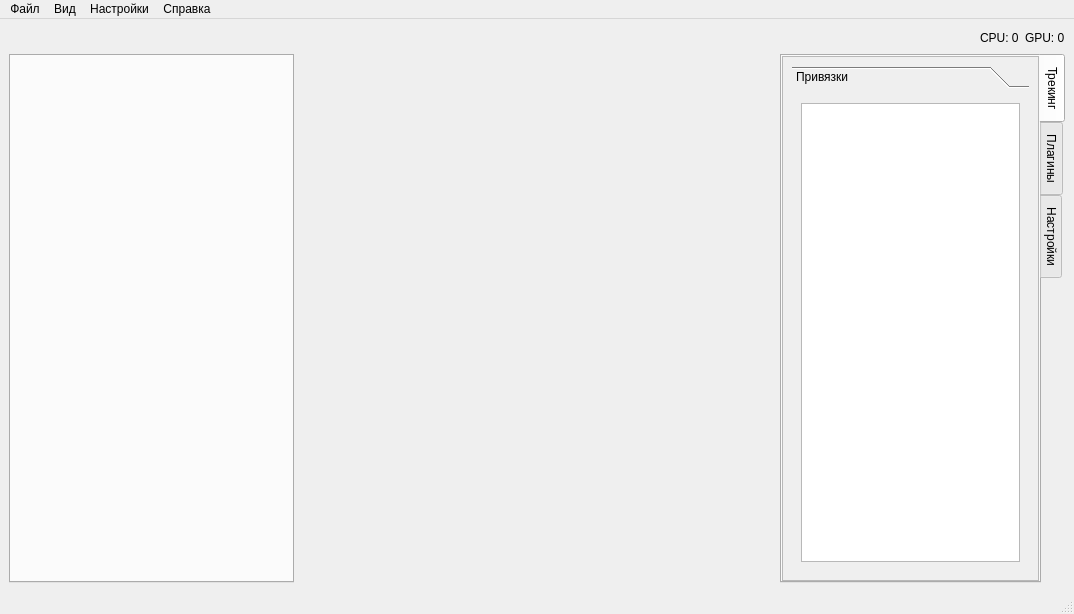
<?xml version="1.0" encoding="UTF-8"?>
<ui version="4.0">
 <class>MainWindow</class>
 <widget class="QMainWindow" name="MainWindow">
  <property name="geometry">
   <rect>
    <x>0</x>
    <y>0</y>
    <width>1074</width>
    <height>614</height>
   </rect>
  </property>
  <property name="windowTitle">
   <string>MainWindow</string>
  </property>
  <widget class="QWidget" name="centralwidget">
   <property name="sizePolicy">
    <sizepolicy hsizetype="Expanding" vsizetype="Expanding">
     <horstretch>0</horstretch>
     <verstretch>0</verstretch>
    </sizepolicy>
   </property>
   <layout class="QGridLayout" name="gridLayout_2" columnstretch="3,5,3">
    <item row="1" column="1">
     <widget class="QWidget" name="viewport" native="true"/>
    </item>
    <item row="0" column="2">
     <layout class="QHBoxLayout" name="horizontalLayout_5">
      <item>
       <spacer name="horizontalSpacer">
        <property name="orientation">
         <enum>Qt::Horizontal</enum>
        </property>
        <property name="sizeHint" stdset="0">
         <size>
          <width>40</width>
          <height>20</height>
         </size>
        </property>
       </spacer>
      </item>
      <item>
       <widget class="QLabel" name="label_4">
        <property name="text">
         <string>CPU: 0</string>
        </property>
       </widget>
      </item>
      <item>
       <widget class="QLabel" name="label_3">
        <property name="text">
         <string>GPU: 0</string>
        </property>
       </widget>
      </item>
     </layout>
    </item>
    <item row="1" column="0">
     <widget class="QTabWidget" name="leftPanel">
      <property name="tabPosition">
       <enum>QTabWidget::West</enum>
      </property>
      <property name="currentIndex">
       <number>-1</number>
      </property>
      <property name="movable">
       <bool>true</bool>
      </property>
     </widget>
    </item>
    <item row="1" column="2">
     <widget class="QTabWidget" name="rightPanel">
      <property name="tabPosition">
       <enum>QTabWidget::East</enum>
      </property>
      <property name="currentIndex">
       <number>0</number>
      </property>
      <widget class="QWidget" name="bindsTab">
       <attribute name="title">
        <string>Трекинг</string>
       </attribute>
       <layout class="QVBoxLayout" name="verticalLayout_2">
        <property name="leftMargin">
         <number>0</number>
        </property>
        <property name="topMargin">
         <number>0</number>
        </property>
        <property name="rightMargin">
         <number>0</number>
        </property>
        <property name="bottomMargin">
         <number>0</number>
        </property>
        <item>
         <widget class="QScrollArea" name="innerRightPanel">
          <property name="widgetResizable">
           <bool>true</bool>
          </property>
          <widget class="QWidget" name="scrollAreaWidgetContents">
           <property name="geometry">
            <rect>
             <x>0</x>
             <y>0</y>
             <width>244</width>
             <height>507</height>
            </rect>
           </property>
           <layout class="QVBoxLayout" name="verticalLayout">
            <item>
             <widget class="QToolBox" name="toolBox">
              <property name="currentIndex">
               <number>0</number>
              </property>
              <widget class="QWidget" name="pageTrackers">
               <property name="geometry">
                <rect>
                 <x>0</x>
                 <y>0</y>
                 <width>222</width>
                 <height>376</height>
                </rect>
               </property>
               <attribute name="label">
                <string>Привязки</string>
               </attribute>
               <layout class="QVBoxLayout" name="verticalLayout_4">
                <item>
                 <widget class="QTableWidget" name="tableTrackerWidget"/>
                </item>
               </layout>
              </widget>
             </widget>
            </item>
           </layout>
          </widget>
         </widget>
        </item>
       </layout>
      </widget>
      <widget class="QWidget" name="pluginsTab">
       <attribute name="title">
        <string>Плагины</string>
       </attribute>
       <layout class="QVBoxLayout" name="verticalLayout_7" stretch="1,1,15">
        <item>
         <layout class="QHBoxLayout" name="horizontalLayout_6">
          <item>
           <spacer name="horizontalSpacer_2">
            <property name="orientation">
             <enum>Qt::Horizontal</enum>
            </property>
            <property name="sizeHint" stdset="0">
             <size>
              <width>40</width>
              <height>20</height>
             </size>
            </property>
           </spacer>
          </item>
          <item>
           <widget class="QPushButton" name="deletePlugin">
            <property name="text">
             <string>- плагин</string>
            </property>
           </widget>
          </item>
          <item>
           <widget class="QPushButton" name="addPlugin">
            <property name="text">
             <string>+ плагин</string>
            </property>
           </widget>
          </item>
         </layout>
        </item>
        <item>
         <layout class="QHBoxLayout" name="horizontalLayout_7">
          <item>
           <spacer name="horizontalSpacer_3">
            <property name="orientation">
             <enum>Qt::Horizontal</enum>
            </property>
            <property name="sizeHint" stdset="0">
             <size>
              <width>40</width>
              <height>20</height>
             </size>
            </property>
           </spacer>
          </item>
          <item>
           <widget class="QPushButton" name="reloadPlugin">
            <property name="text">
             <string>↺ текущий</string>
            </property>
           </widget>
          </item>
          <item>
           <widget class="QPushButton" name="reloadAllPlugins">
            <property name="text">
             <string>↺ все</string>
            </property>
           </widget>
          </item>
         </layout>
        </item>
        <item>
         <widget class="QScrollArea" name="scrollArea_2">
          <property name="widgetResizable">
           <bool>true</bool>
          </property>
          <widget class="QWidget" name="scrollAreaWidgetContents_3">
           <property name="geometry">
            <rect>
             <x>0</x>
             <y>0</y>
             <width>222</width>
             <height>447</height>
            </rect>
           </property>
           <layout class="QVBoxLayout" name="verticalLayout_8">
            <item>
             <widget class="QToolBox" name="pluginsToolBox">
              <property name="currentIndex">
               <number>0</number>
              </property>
              <widget class="QWidget" name="page">
               <property name="geometry">
                <rect>
                 <x>0</x>
                 <y>0</y>
                 <width>200</width>
                 <height>390</height>
                </rect>
               </property>
               <attribute name="label">
                <string>Page 1</string>
               </attribute>
              </widget>
             </widget>
            </item>
           </layout>
          </widget>
         </widget>
        </item>
       </layout>
      </widget>
      <widget class="QWidget" name="preferencesTab">
       <attribute name="title">
        <string>Настройки</string>
       </attribute>
       <layout class="QVBoxLayout" name="verticalLayout_5">
        <item>
         <widget class="QScrollArea" name="scrollArea">
          <property name="widgetResizable">
           <bool>true</bool>
          </property>
          <widget class="QWidget" name="scrollAreaWidgetContents_2">
           <property name="geometry">
            <rect>
             <x>0</x>
             <y>0</y>
             <width>222</width>
             <height>485</height>
            </rect>
           </property>
           <property name="sizePolicy">
            <sizepolicy hsizetype="Ignored" vsizetype="Preferred">
             <horstretch>0</horstretch>
             <verstretch>0</verstretch>
            </sizepolicy>
           </property>
           <layout class="QVBoxLayout" name="verticalLayout_6">
            <item>
             <widget class="QCheckBox" name="checkBox">
              <property name="sizePolicy">
               <sizepolicy hsizetype="Minimum" vsizetype="Preferred">
                <horstretch>0</horstretch>
                <verstretch>0</verstretch>
               </sizepolicy>
              </property>
              <property name="text">
               <string>Выводить информацию
 о загрузке ЦП в целом,
 а не только приложения</string>
              </property>
              <property name="checked">
               <bool>false</bool>
              </property>
              <property name="autoRepeat">
               <bool>false</bool>
              </property>
              <property name="autoExclusive">
               <bool>false</bool>
              </property>
              <property name="tristate">
               <bool>false</bool>
              </property>
             </widget>
            </item>
           </layout>
          </widget>
         </widget>
        </item>
       </layout>
      </widget>
     </widget>
    </item>
   </layout>
  </widget>
  <widget class="QMenuBar" name="menubar">
   <property name="geometry">
    <rect>
     <x>0</x>
     <y>0</y>
     <width>1074</width>
     <height>25</height>
    </rect>
   </property>
   <widget class="QMenu" name="menu">
    <property name="title">
     <string>Файл</string>
    </property>
    <addaction name="newFileMenuButton"/>
    <addaction name="saveFileMenuButton"/>
   </widget>
   <widget class="QMenu" name="menu_2">
    <property name="title">
     <string>Вид</string>
    </property>
   </widget>
   <widget class="QMenu" name="menu_3">
    <property name="title">
     <string>Справка</string>
    </property>
   </widget>
   <widget class="QMenu" name="menu_4">
    <property name="title">
     <string>Настройки</string>
    </property>
    <addaction name="action_Render_API"/>
    <addaction name="action"/>
   </widget>
   <addaction name="menu"/>
   <addaction name="menu_2"/>
   <addaction name="menu_4"/>
   <addaction name="menu_3"/>
  </widget>
  <widget class="QStatusBar" name="statusbar"/>
  <action name="newFileMenuButton">
   <property name="text">
    <string>Новый файл</string>
   </property>
  </action>
  <action name="saveFileMenuButton">
   <property name="text">
    <string>Сохранить как...</string>
   </property>
  </action>
  <action name="action_Render_API">
   <property name="text">
    <string>Добавить Render API...</string>
   </property>
  </action>
  <action name="action">
   <property name="text">
    <string>Подключить трекер</string>
   </property>
  </action>
 </widget>
 <resources/>
 <connections/>
</ui>
